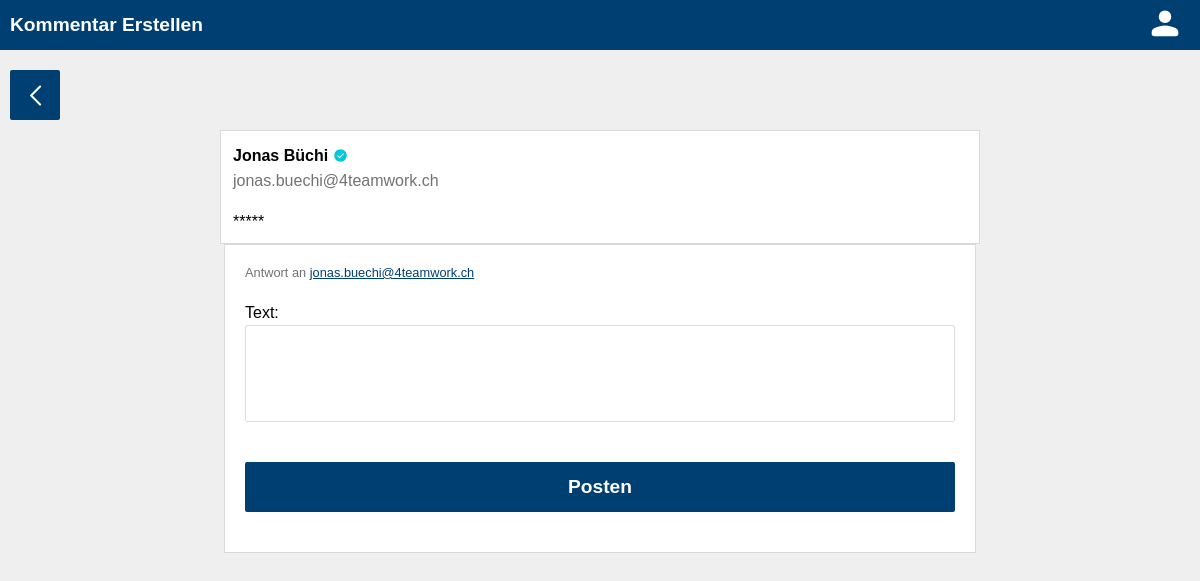
Page /feeds/63/commentaries/create (signed in) on the committed database.
### feeds/models.py (models this page shows, shortened)
class Feed(models.Model):
    text = models.TextField(max_length=200)
    author = models.ForeignKey(
        User,
        on_delete=models.CASCADE,
        related_name="feeds",
    )
    class Meta:
        ordering = ["-id"]

### authentication/models.py (models this page shows)
class User(AbstractUser):
    first_name = models.CharField(max_length=100, verbose_name="Vorname")
    last_name = models.CharField(max_length=100, verbose_name="Nachname")
    username = models.EmailField(unique=True, verbose_name="Benutzername")
    email = models.EmailField(unique=True, verbose_name="E-Mail Adresse")
    USERNAME_FIELD = "email"
    REQUIRED_FIELDS = ["username"]
    birthdate = models.DateField(null=True, verbose_name="Geburtsdatum")
    verified = models.BooleanField(null=True)
    role = models.ForeignKey(
        Role, on_delete=models.SET_NULL, related_name="roles", null=True, blank=True
    )

### commentary/views.py (the view, shortened to what this page needs)
class CommentaryCreateView(generic.CreateView):
    model = Commentary
    fields = ["text"]
    template_name = "commentary/create.html"
    def get_current_feed(self, **kwargs):
        return Feed.objects.get(id=self.kwargs.get("feed_id"))
    def get_context_data(self, **kwargs):
        data = super().get_context_data(**kwargs)
        feed = self.get_current_feed(**kwargs)
        data.update({"feed": feed})
        return data

### commentary/templates/commentary/create.html (shortened to what this page needs)
{% load static %}
<!DOCTYPE html>
<html lang="en">
<head>
    <link rel="stylesheet" href="{% static 'global.css' %}">
    <link rel="stylesheet" href="{% static 'header.css' %}">
    <link rel="stylesheet" href="{% static 'style.css' %}">
    <link rel="stylesheet" href="{% static 'feeds.css' %}">
</head>
<body>
<header>
    <div class="grid-header">
        <h1 class="title">Kommentar Erstellen</h1>
        <div class="profile">
            <a href="{% url 'user' request.user.id %}"><img src="{% static 'svgs/account.svg' %}" height="40px"/></a>
        </div>
    </div>
</header>
<main>
    {% if perms.commentary.add_commentary %}
        <div class="grid-buttons grid-buttons-detail">
            <a href="{% url 'feed' feed.id %}" class="crud-button back">
                <img src="{% static 'svgs/back.svg' %}" height="25px"/>
            </a>
        </div>
        <div class="card feed">
            <a href="{% url 'user' feed.author.id %}" class="author">
                <div class="fulname-container">
                    {% if feed.author.first_name != "" and feed.author.last_name != "" %}
                        <p class="fulname">{{ feed.author.first_name }} {{ feed.author.last_name }}</p>
                    {% else %}
                        <p class="fulname">Unknown</p>
                    {% endif %}
                    {% for group in feed.author.groups.values %}
                        {% if group.name == "verified" %}
                            <img class="verify" src="{% static 'svgs/verified.svg' %}" height="15px"/>
                        {% endif %}
                    {% endfor %}
                </div>
                <p class="email">{{ feed.author.email }}</p>
            </a>
            <div class="text">
                <p>{{ feed.text }}</p>
            </div>
        </div>
        <div class="card">
            <form class="form-container" method="POST">
                <div class="answer">
                    <p>Antwort an <a href="{% url 'feed' feed.id %}" class="answer-email">{{ feed.author.email }}</a>
                    </p>
                </div>
                {% if request.user.warns.count < 3 %}
                    {{ form.as_p }}
                    <button type="submit">Posten</button>
                {% else %}
                    <div class="no-perm">
                        <p>Dein Konto wurde gesperrt</p>
                    </div>
                {% endif %}
            </form>
        </div>
    {% else %}
        <div class="no-perm">
            <p>Zugriff verweigert</p>
        </div>
    {% endif %}
</main>

### authentication/static/global.css (style rules this page uses)
* { margin: 0; padding: 0; font-family: "Quicksand-Regular", sans-serif; }
html, body { height: 100%; background-color: #EFEFEF; }
main { position: relative; padding: 10px; }
a { color: #003f72; text-decoration: none; }

### authentication/static/header.css (style rules this page uses)
header { height: 50px; background-color: #003f72; color: white; font-weight: bold; padding: 0 10px; }
.grid-header { display: grid; grid-template-rows: 50px; grid-template-columns: 1fr 50px; grid-template-areas: "title profile"; }
header .title { grid-area: title; font-size: 1.2rem; display: flex; align-items: center; }
.profile { grid-area: profile; display: flex; justify-content: center; align-items: center; filter: invert(); }
.profile a { justify-content: center; align-items: center; }

### authentication/static/style.css (style rules this page uses)
.card { border-color: #d9d9d9; border-width: 1px; border-style: solid; background-color: white; }
.card .form-container { padding: 20px 20px; }
.card form p { display: grid; grid-template-columns: 1fr; grid-template-rows: 25px; margin: 20px 0; }
.card form p input, .card form select, .card form textarea, .card form input { border-radius: 2px; border-width: 1px; border-style: solid; border-color: #DDDDDD; padding: 10px; resize: none; }
.card form label { display: flex; justify-content: left; align-items: center; }
.card form textarea { height: 75px; }
.card form .answer p { display: block; margin: 0; }
.card form button { height: 50px; margin: 20px 0; background-color: #003f72; color: white; font-size: 1.2rem; font-weight: bold; border-radius: 2px; border: none; width: 100%; }
@media screen and (min-width: 520px) { main > .card { width: 500px; margin: 0 auto; } }
@media screen and (min-width: 520px) { main > .feed { width: 474px; } }
@media screen and (min-width: 770px) { main > .card { width: 750px; margin: 0 auto; } }
@media screen and (min-width: 770px) { main > .feed { width: 734px; } }

### feeds/static/feeds.css (style rules this page uses)
.grid-buttons { display: grid; grid-gap: 10px; grid-template-columns: 50px 1fr 50px 50px 50px; grid-template-rows: 50px; margin: 10px 0; }
.grid-buttons-detail { grid-template-areas: "back . . update delete"; }
.crud-button { cursor: pointer; display: flex; justify-content: center; align-items: center; color: white; font-size: 1.2rem; font-weight: bold; border-radius: 2px; }
.crud-button img { filter: invert(); }
.back { grid-area: back; background-color: #003f72; }
.feed { display: grid; grid-gap: 20px; grid-template-columns: 1fr; grid-template-rows: 50px 1fr; grid-template-areas: "author" "text"; padding: 12px; }
.feed a, .feed p, .commentary a, .commentary p { text-decoration: none; color: black; word-break: break-word; }
.feed .author { grid-area: author; display: grid; grid-template-rows: 1fr 1fr; grid-template-columns: 1fr 25px; grid-template-areas: "fulname-container" "email"; }
.verify { grid-area: verify; }
.author .fulname-container { font-weight: bold; grid-area: fulname-container; display: flex; align-items: center; }
.fulname { margin: 0 5px 0 0; }
.author .email { grid-area: email; display: flex; align-items: center; color: #727272 }
.feed .text { grid-area: text; }
.answer { font-size: 0.8rem; }
.answer p { color: #727272 }
.answer .answer-email { text-decoration: underline; color: #003f72; }

### rows in the picture
Feed: author.first_name "Jonas", author.last_name "Büchi", author.email "jonas.buechi@4teamwork.ch", text "*****"
